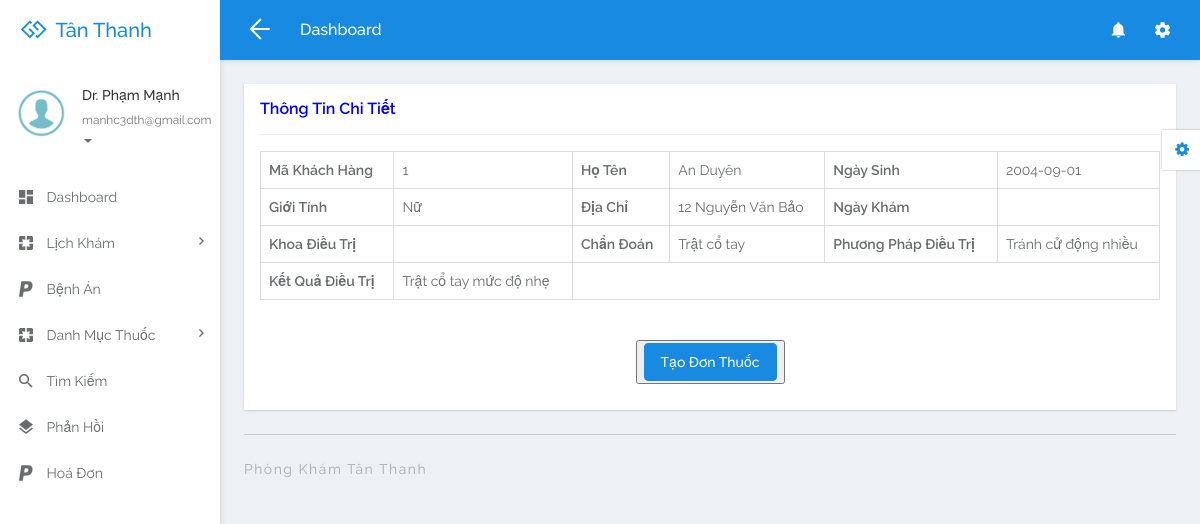
/doctor/chitietbenhan.php?editid=1 (signed in), run on the app's committed database.
### tables this page shows
CREATE TABLE `tbldoctor` (
  `ID` int(5) NOT NULL,
  `FullName` varchar(250) DEFAULT NULL,
  `MobileNumber` bigint(10) DEFAULT NULL,
  `Email` varchar(250) DEFAULT NULL,
  `Specialization` varchar(250) DEFAULT NULL,
  `Password` varchar(259) DEFAULT NULL,
  `qrcode` varchar(255) DEFAULT NULL,
  `role` int(11) NOT NULL,
  `CreationDate` timestamp NULL DEFAULT current_timestamp()
);

CREATE TABLE `hosobenhan` (
  `id` int(11) NOT NULL,
  `appoiment_id` int(11) DEFAULT NULL,
  `doctor_id` int(11) DEFAULT NULL,
  `specialization_id` int(3) DEFAULT NULL,
  `hoten` varchar(255) DEFAULT NULL,
  `ngaysinh` date DEFAULT NULL,
  `gioitinh` varchar(200) DEFAULT NULL,
  `diachi` varchar(200) DEFAULT NULL,
  `ngaykham` date DEFAULT NULL,
  `chandoan` varchar(200) DEFAULT NULL,
  `phuongphapdieutri` varchar(200) DEFAULT NULL,
  `ketquadieutri` varchar(200) DEFAULT NULL
);

### doctor/chitietbenhan.php (the view, shortened to what this page needs)
<?php
include('includes/dbconnection.php');
if (strlen($_SESSION['damsid']==0)) {
  header('location:logout.php');
  } else{
  ?>
<!DOCTYPE html>
<html lang="en">
<head>
	<link rel="stylesheet" href="libs/bower/font-awesome/css/font-awesome.min.css">
	<link rel="stylesheet" href="libs/bower/material-design-iconic-font/dist/css/material-design-iconic-font.css">
	<link rel="stylesheet" href="libs/bower/animate.css/animate.min.css">
	<link rel="stylesheet" href="libs/bower/fullcalendar/dist/fullcalendar.min.css">
	<link rel="stylesheet" href="libs/bower/perfect-scrollbar/css/perfect-scrollbar.css">
	<link rel="stylesheet" href="assets/css/bootstrap.css">
	<link rel="stylesheet" href="assets/css/core.css">
	<link rel="stylesheet" href="assets/css/app.css">
</head>
<body class="menubar-left menubar-unfold menubar-light theme-primary">
<?php include_once('includes/header.php');?>
<?php include_once('includes/sidebar.php');?>
<main id="app-main" class="app-main">
  <div class="wrap">
	<section class="app-content">
		<div class="row">
			<div class="col-md-12">
				<div class="widget">
					<header class="widget-header">
						<h4 class="widget-title" style="color: blue">Thông Tin Chi Tiết</h4>
					</header>
					<hr class="widget-separator">
					<div class="widget-body">
						<div class="table-responsive">
							<?php
                  $eid=$_GET['editid'];
$sql="SELECT * from hosobenhan  where ID=:eid";
$query = $dbh -> prepare($sql);
$query-> bindParam(':eid', $eid, PDO::PARAM_STR);
$query->execute();
$results=$query->fetchAll(PDO::FETCH_OBJ);
$cnt=1;
if($query->rowCount() > 0)
{
foreach($results as $row)
{               ?>
							<table border="1" class="table table-bordered mg-b-0">
                                            <tr>
    <th>Mã Khách Hàng</th>
    <td><?php  echo $aptno=($row->id);?></td>
    <th>Họ Tên</th>
    <td><?php  echo $aptno=($row->hoten);?></td>
    <th>Ngày Sinh</th>
    <td><?php  echo $row->ngaysinh;?></td>
  </tr>
  <tr>
    <th>Giới Tính</th>
    <td><?php  echo $row->gioitinh;?></td>
    <th>Địa Chỉ</th>
    <td><?php  echo $row->diachi;?></td>
    <th>Ngày Khám </th>
    <td><?php  echo $row->ngaykham;?></td>
  </tr>
  <tr>
    <th>Khoa Điều Trị</th>
    <td><?php  echo $row->khoaphongdieutri;?></td>
    <th>Chẩn Đoán</th>
    <td><?php  echo $row->chandoan;?></td>
    <th>Phương   Pháp Điều Trị </th>
    <td><?php  echo $row->phuongphapdieutri;?></td>
  </tr>
  <tr>
    <th>Kết Quả Điều Trị</th>
    <td><?php  echo $row->ketquadieutri;?></td>
  </tr>
<?php $cnt=$cnt+1;}} ?>
</table>
<br>
<?php
if ($status=="" ){
?>
<p align="center"  style="padding-top: 20px">
 <button   >
<a class="btn btn-primary waves-effect waves-light w-lg" href="add-donthuoc.php?editid=<?php echo htmlentities ($row->id)?>">Tạo Đơn Thuốc</a>
 </button></p>
<?php } ?>
                        </div>
                    </div>
						</div>
					</div>
				</div>
			</div>
  <?php include_once('includes/footer.php');?>
</main>
<?php include_once('includes/customizer.php');?>
</body>
</html>
<?php }  ?>

### doctor/includes/sidebar.php (shortened to what this page needs)
<aside id="menubar" class="menubar light">
  <div class="app-user">
    <div class="media">
      <div class="media-left">
        <div class="avatar avatar-md avatar-circle">
          <a href="javascript:void(0)"><img class="img-responsive" src="assets/images/images.png" alt="avatar"/></a>
        </div>
      </div>
      <div class="media-body">
        <div class="foldable">
          <?php
$eid=$_SESSION['damsid'];
$sql="SELECT FullName,Email from  tbldoctor where ID=:eid";
$query = $dbh -> prepare($sql);
$query->bindParam(':eid',$eid,PDO::PARAM_STR);
$query->execute();
$results=$query->fetchAll(PDO::FETCH_OBJ);
foreach($results as $row)
{
$email=$row->Email;
$fname=$row->FullName;
}   ?>
          <h5><a href="javascript:void(0)" class="username"><?php  echo $fname ;?></a></h5>
          <ul>
            <li class="dropdown">
              <a href="javascript:void(0)" class="dropdown-toggle usertitle" data-toggle="dropdown" aria-haspopup="true" aria-expanded="false">
                <small><?php  echo $email;?></small>
                <span class="caret"></span>
              </a>
            </li>
          </ul>
        </div>
      </div>
    </div>
  </div>
  <div class="menubar-scroll">
    <div class="menubar-scroll-inner">
      <ul class="app-menu">
        <li class="has-submenu">
          <a href="dashboard.php">
            <i class="menu-icon zmdi zmdi-view-dashboard zmdi-hc-lg"></i>
            <span class="menu-text">Dashboard</span>
          </a>
        </li>
       <li class="has-submenu">
          <a href="javascript:void(0)" class="submenu-toggle">
            <i class="menu-icon zmdi zmdi-pages zmdi-hc-lg"></i>
            <span class="menu-text">Lịch Khám</span>
            <i class="menu-caret zmdi zmdi-hc-sm zmdi-chevron-right"></i>
          </a>
        </li>
        <li>
          <a href="medicalrecord.php">
            <i class="menu-icon zmdi zmdi-paypal zmdi-hc-lg"></i>
            <span class="menu-text">Bệnh Án</span>
          </a>
        </li>
        <li class="has-submenu">
          <a href="javascript:void(0)" class="submenu-toggle">
            <i class="menu-icon zmdi zmdi-pages zmdi-hc-lg"></i>
            <span class="menu-text">Danh Mục Thuốc</span>
            <i class="menu-caret zmdi zmdi-hc-sm zmdi-chevron-right"></i>
          </a>
        </li>
        <li>
          <a href="search.php">
            <i class="menu-icon zmdi zmdi-search zmdi-hc-lg"></i>
            <span class="menu-text">Tìm Kiếm</span>
          </a>
        </li>
        <li>
          <a href="appointment-bwdates.php">
            <i class="menu-icon zmdi zmdi-layers zmdi-hc-lg"></i>
            <span class="menu-text">Phản Hồi</span>
          </a>
        </li>
        <li>
          <a href="invoices.php">
            <i class="menu-icon zmdi zmdi-paypal zmdi-hc-lg"></i>
            <span class="menu-text">Hoá Đơn</span>
          </a>
        </li>
      </ul>
    </div>
  </div>
</aside>

### data on the page
tbldoctor: FullName "Dr. Phạm Mạnh", Email "manhc3dth@gmail.com"
hosobenhan: id "1", hoten "An Duyên", ngaysinh "2004-09-01", gioitinh "Nữ", diachi "12 Nguyễn Văn Bảo", chandoan "Trật cổ tay", phuongphapdieutri "Tránh cử động nhiều", ketquadieutri "Trật cổ tay mức độ nhẹ"
